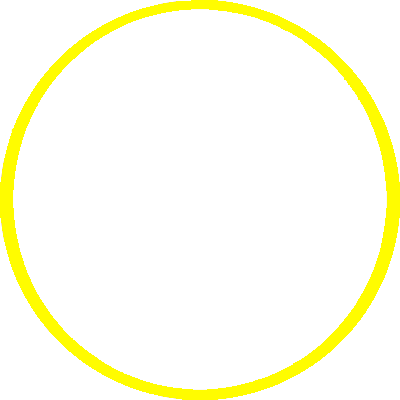
#> input picture media/images/gold_ring.png, 400 x 400 px, found by its file name; the run also reads 1 picture not shown here
$ python design.py
#> lines starting #> are read from the running program, lines starting #| are printed output that depends on the picture
from pathlib import Path
from PIL import Image, ImageDraw, ImageFont, ImageFile
import urllib.request
ImageFile.LOAD_TRUNCATED_IMAGES = True


# INCOMING USER IMAGE SHOULD BE 400X400


image_path = "media/images/"
font_path = "media/better_together.ttf"
font = ImageFont.truetype(font_path, 70)

gold_ring = Image.open((image_path + "gold_ring.png"))
#> gold_ring is the input picture: PIL image 400x400 RGBA; mean R, G, B, A 254.9, 252.5, 54.7, 77.2
gold_ring_no_bg = Image.open((image_path + "gold_ring_no_bg.png"))
watermark = Image.open((image_path + "watermark_1.png"))
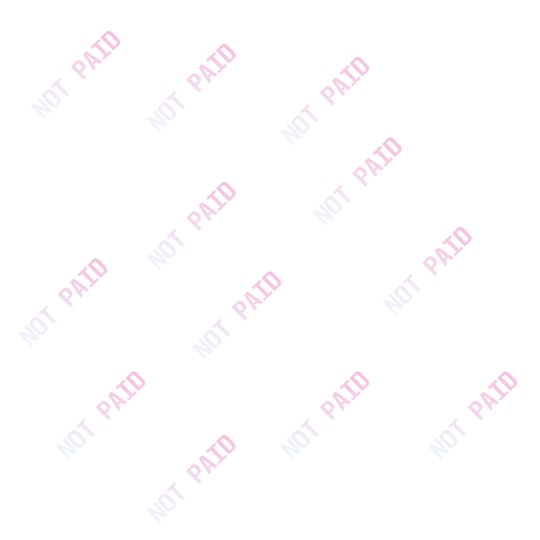
#> input picture media/images/watermark_1.png, 1080 x 1080 px, found by its file name (shown at 1/2 size)
#> watermark is the input picture: PIL image 1080x1080 RGBA; mean R, G, B, A 219.1, 203, 215.6, 4.5
watermark2 = Image.open((image_path + "watermark_2.png"))
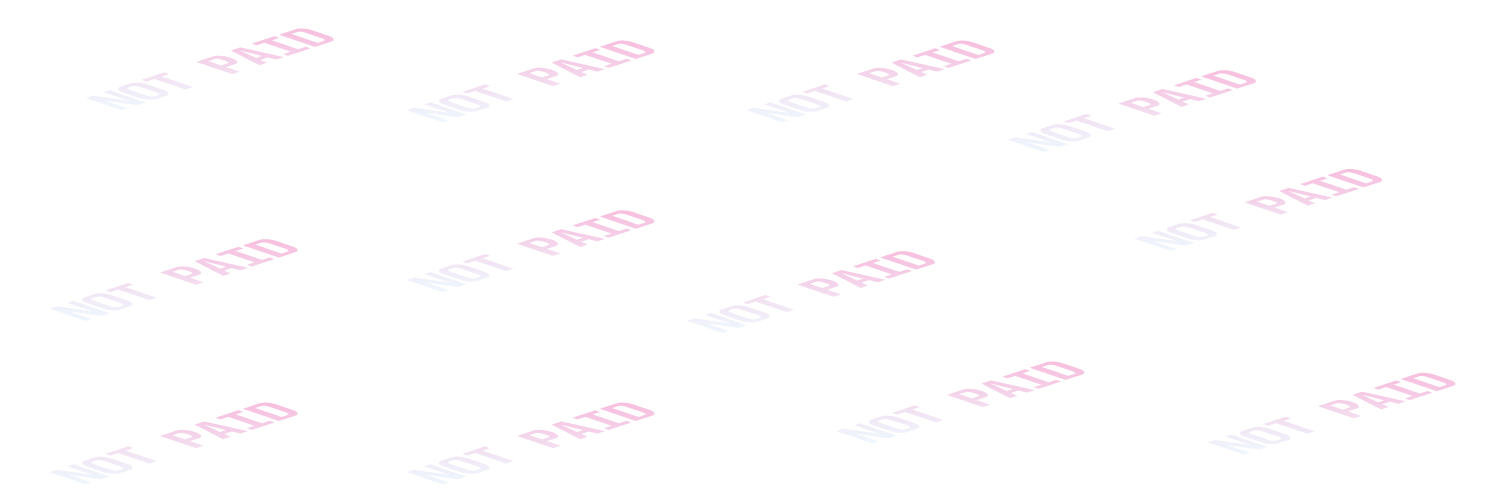
#> input picture media/images/watermark_2.png, 1500 x 500 px, found by its file name
#> watermark2 is the input picture: PIL image 1500x500 RGBA; mean R, G, B, A 219.7, 203.6, 216.1, 4.6
test_profile_pic = Image.open((image_path + "test_pic.png"))
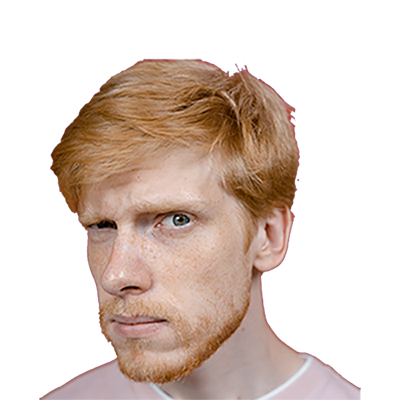
#> input picture media/images/test_pic.png, 400 x 400 px, found by its file name
#> test_profile_pic is the input picture: PIL image 400x400 RGBA; mean R, G, B, A 196.4, 172.8, 176.4, 111.2

resize_pp = test_profile_pic.resize((410, 410))
last_overlay = Image.open((image_path + "last_overlay.png"))
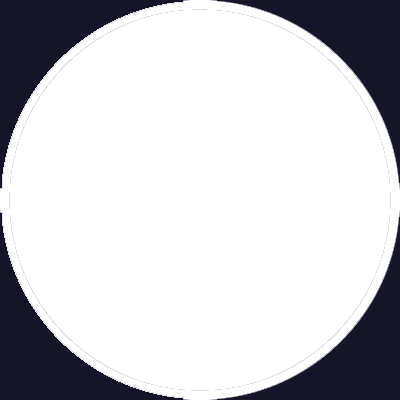
#> input picture media/images/last_overlay.png, 400 x 400 px, found by its file name
#> last_overlay is the input picture: PIL image 400x400 RGBA; mean R, G, B, A 22, 20, 41, 56.2


profile_pic_size = Image.new("RGB", (400, 400))
#> profile_pic_size: PIL image 400x400 RGB; every value is 0
original = Image.new("RGB", (400, 400))

draw = ImageDraw.Draw(profile_pic_size)
draw.ellipse((0, 0, 400, 400), fill='blue', outline='blue')

add_watermark = watermark.resize((400, 400))
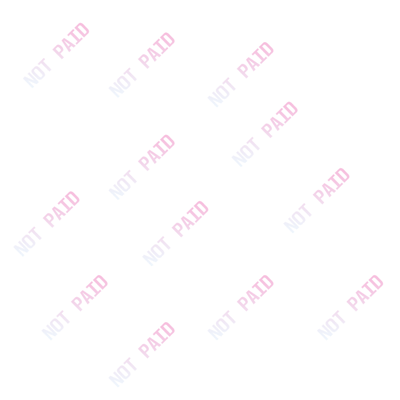
#> add_watermark: PIL image 400x400 RGBA; mean R, G, B, A 13.4, 10.4, 12.7, 4.6; transparent parts drawn white


# [134 lines left out: functions apc_design, pdp_design, lp_design, nnpp_design, not called in this run]


# TEXT LENGTH FORMATTER
# 21 WORDS = WIDTH: 580
# 11 WORDS =  WIDTH: 650
# SUBTRACT 6.4 FOR EVERY WORD THAT IS MORE THAN 11 CHARACTERS
banner_watermark = watermark2
banner_original = Image.new("RGB", (1500, 500))
#> banner_original: PIL image 1500x500 RGB; every value is 0


# [34 lines left out: function banner_design, not called in this run]


post_water = watermark
post_original = Image.new("RGB", (1080, 1080))
#> post_original: PIL image 1080x1080 RGB; every value is 0


# [42 lines left out: function post_design, not called in this run]


# [118 lines of commented-out code are left out]
